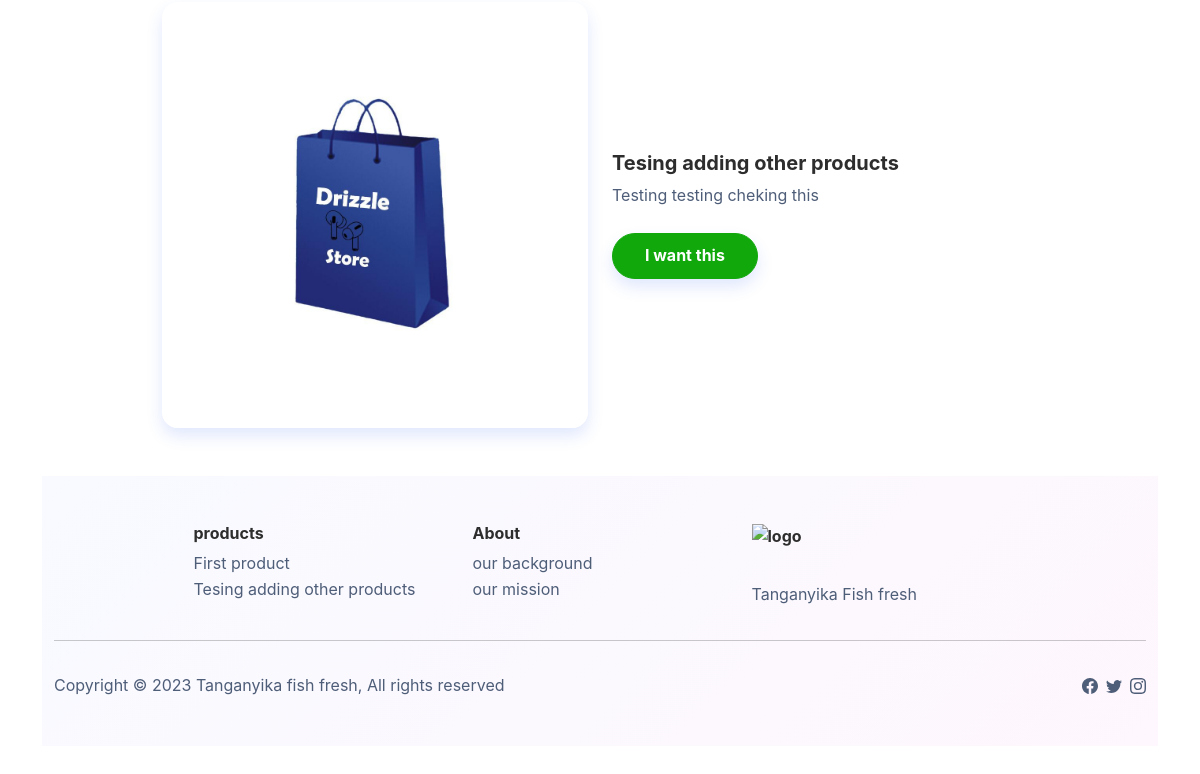
/products (lower part), run on an earlier commit of the app's database.
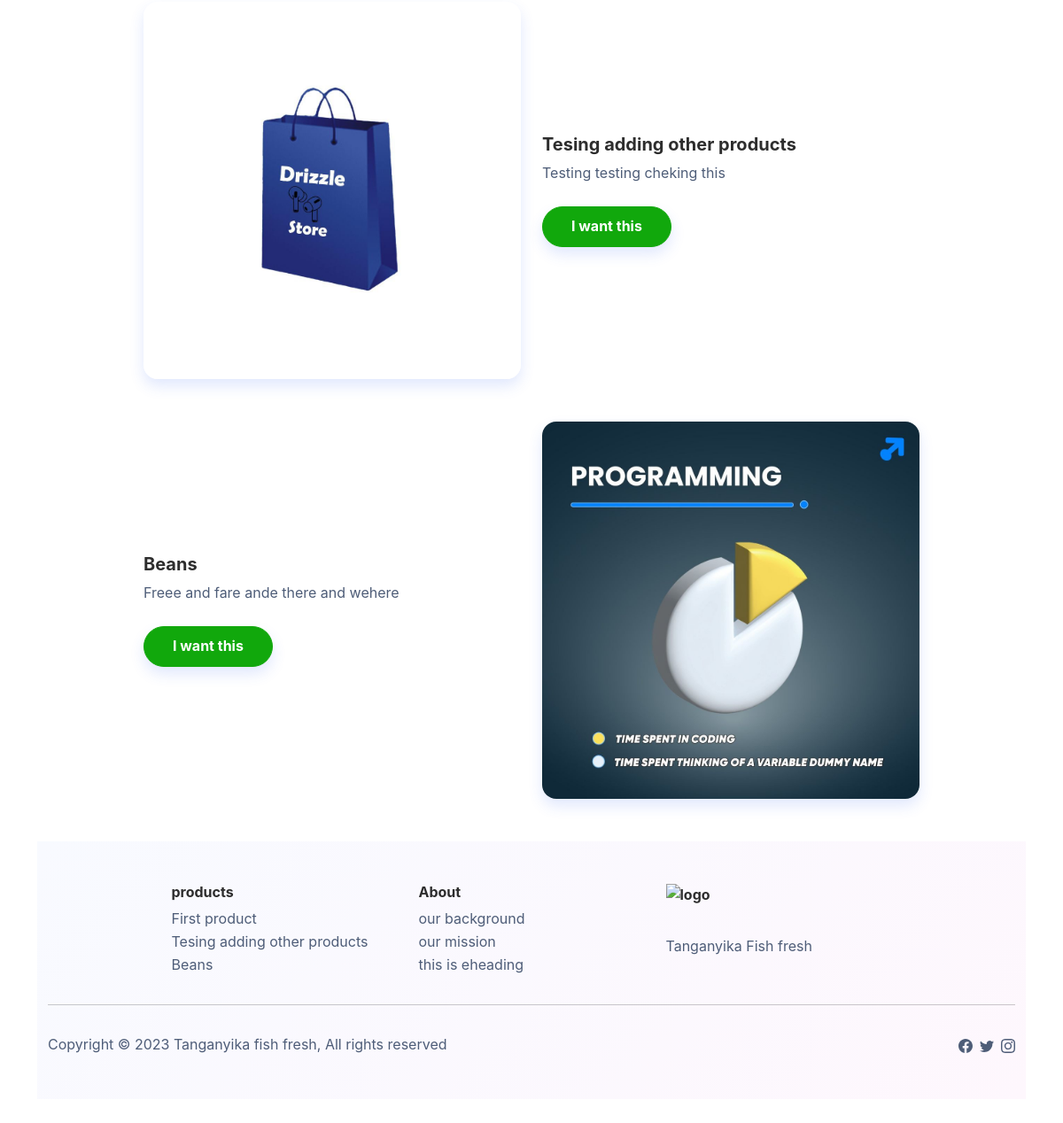
And on a later commit of the database.
### registration/models.py (models this page shows, shortened)
class product(models.Model):
    product_title = models.CharField(max_length= 500)
    slug = models.SlugField(unique=True)
    product_description  = models.TextField(max_length=40000)
    image       = models.ImageField(upload_to='uploads/%Y/%m/%d/', blank=True, default="uploads/image-icon.jpg")
    date        = models.DateField(auto_now=True)
    time        = models.TimeField(auto_now=True)

class about_u(models.Model):
    heading = models.CharField(max_length= 500)
    text = models.CharField(max_length=40000)
    class Meta:
        verbose_name_plural = "About us"

### registration/views.py (the view)
# urls.py: path('products', views.products, name="products"),
def products(request):
    about_us = about_u.objects.all()
    products = prdct.objects.all()
    return render(request, 'registration/products.html',{
        'about_us':about_us,
        'products':products,
        'current_year':current_year,
    })

### registration/templates/registration/products.html (shortened to what this page needs)
{% extends 'registration/base/base.html' %}
{% load static %}
{% block body %}
  <section class="py-5"><div class="container py-5">
       {% for i in products %}
    {% if forloop.counter == 1 or forloop.counter == 3 or forloop.counter == 5 or forloop.counter == 7 or forloop.counter == 9 or forloop.counter == 11 or forloop.counter == 13 or forloop.counter == 15 or forloop.counter == 17 or forloop.counter == 19 or forloop.counter == 21 or forloop.counter == 23 or forloop.counter == 25%}
      <div id="{{i.slug}}" class="row row-cols-1 row-cols-md-2 mx-auto" style="max-width: 900px;">
          <div class="col order-md-last mb-5"">
            <img class="rounded img-fluid shadow" src="{{ i.image.url }}" /></div>
          <div class="col d-md-flex align-items-md-end align-items-lg-center mb-5">
              <div ">
                  <h5 class="fw-bold">
                    {{ i.product_title }} </h5>
                  <p class="text-muted mb-4">{{ i.product_description }}</p>
                  <a href="{% url 'to_oder' %}"><button class="btn btn-primary shadow" type="button">I want this</button></a>
              </div>
          </div>
      </div>
      {% else %}
      <div id="{{i.slug}}" class="row row-cols-1 row-cols-md-2 mx-auto" style="max-width: 900px;">
        <div class="col  mb-5">
          <img class="rounded img-fluid shadow" src="{{ i.image.url }}" /></div>
        <div class="col d-md-flex align-items-md-end align-items-lg-center mb-5">
            <div ">
                <h5 class="fw-bold">
                  {{ i.product_title }} </h5>
                <p class="text-muted mb-4">{{ i.product_description }}</p>
                <a href="{% url 'to_oder' %}"><button class="btn btn-primary shadow" type="button">I want this</button></a>
            </div>
        </div>
    </div>
    {% endif %}
      {% endfor %}
{% endblock %}

### registration/templates/registration/base/base.html (shortened to what this page needs)
{% load static %}
<!DOCTYPE html>
<html lang="en">
<head>
<link rel="stylesheet" href="{% static 'registration/assets/bootstrap/css/bootstrap.min.css' %}">
<link rel="stylesheet" href="https://cdnjs.cloudflare.com/ajax/libs/baguettebox.js/1.11.1/baguetteBox.min.css">
<link rel="stylesheet" href="https://cdnjs.cloudflare.com/ajax/libs/font-awesome/4.7.0/css/font-awesome.min.css">
<link rel="stylesheet" href="{% static 'registration/assets/styles/carousel.css' %}">
</head>
<body>
{% block body %}
{% endblock %}
{% block footer %}
                <footer class="bg-primary-gradient">
                  <div class="container py-4 py-lg-5">
                    <div class="row justify-content-center">
                      <div class="col-sm-4 col-md-3 text-center text-lg-start d-flex flex-column">
                        <h3 class="fs-6 fw-bold">products</h3>
                        <ul class="list-unstyled">
                          {% for p in products %}
                            <li>
                              <a href="{% url 'products' %}#{{ p.slug }}"> {{ p.product_title }} </a>
                            </li>
                          {% endfor %}
                        </ul>
                  </div>
              <div class="col-sm-4 col-md-3 text-center text-lg-start d-flex flex-column">
                  <h3 class="fs-6 fw-bold">About</h3>
                  <ul class="list-unstyled">
                    {% for content in about_us %}
                    <li><a href="{% url 'about' %}#{{ content.heading }}">{{ content.heading }}</a>
                    </li>
                    {% endfor %}
               </ul></div>
              <div class="col-lg-3 text-center text-lg-start d-flex flex-column align-items-center order-first align-items-lg-start order-lg-last">
<div class="fw-bold d-flex align-items-center mb-2">
  <a class="navbar-brand d-flex align-items-center" href="{% url 'index' %}">
    <img  src="{% static 'registration/logo/tanganyika.png' %}" alt="logo" width="100px" height="50px">
  </a>
</div>
<a class="navbar-brand d-flex align-items-center" href="{% url 'index' %}">
  <p class="text-muted">Tanganyika Fish fresh</p>
</a>
</div></div>
<hr>
<div class="text-muted d-flex justify-content-between align-items-center pt-3">
  <p class="mb-0">Copyright © {{ current_year }} Tanganyika fish fresh, All rights reserved</p><ul class="list-inline mb-0"><li class="list-inline-item"></li><li class="list-inline-item">
</li><li class="list-inline-item">
</li></ul></div></div></footer>
{% endblock %}
</body></html>

What changed in the data, as far as the page shows it:
added product: image (picture), product_title "Beans", product_description "Freee and fare ande there and wehere"
added about_u: heading "this is eheading"
